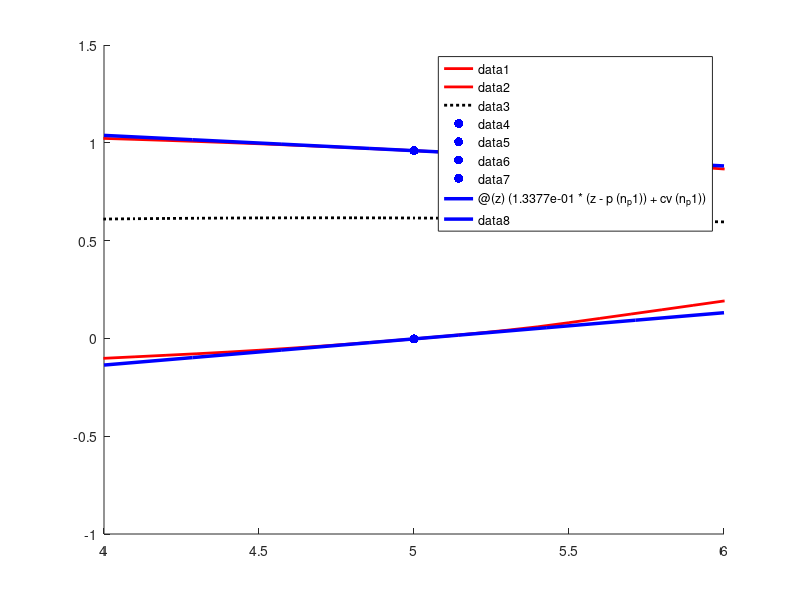

MATLAB code for this plot: (Note: this script raises an error after producing the figure.)
%% -----------------------------------------------------------------
 % Last Modified by Yulan Zhang
 % 2022/08/10
 %
 % This script plots the subtangent lines obtained from C++ implementation of adjoint subgradients
 % evalaution system.
 %
 % Example 3 for CACE paper
 % 
%% -----------------------------------------------------------------
% Import data generated in C++
cv = importdata('data_x2cv.txt');
cc = importdata('data_x2cc.txt');
x = importdata('data_x2.txt');
p = linspace(-6.5,6.5,length(cv));

p_i1 = 5.0;
n_p1 = find(abs(p-p_i1) < 1e-12);
xcci1 = cc(n_p1);
xcvi1= cv(n_p1);

p_i2 = -3.0;
n_p2 = find(abs(p-p_i2) < 1e-12);
xcci2 = cc(n_p2);
xcvi2= cv(n_p2);


% Compute the subtangent line at p1 = -3.0, p2 = 0.5 using finite difference approximation
dP = gradient(p);
dxcv = gradient(cv);
xcv1 = interp1(p, cv, p_i1);
dP1 = interp1(p, dP, p_i1);
dxcv1 = interp1(p, dxcv, p_i1);
Slope_cv_1 = dxcv1/dP1;
YIntercept_cv_1 = xcv1 - Slope_cv_1 * p_i1;
XIntercept_cv_1 = -YIntercept_cv_1 / Slope_cv_1;

dxcc = gradient(cc);
xcc1 = interp1(p, cc, p_i1);
dP1 = interp1(p, dP, p_i1);
dxcc1 = interp1(p, dxcc, p_i1);
Slope_cc_1 = dxcc1/dP1;
YIntercept_cc_1 = xcc1 - Slope_cc_1 * p_i1;
XIntercept_cc_1 = -YIntercept_cc_1 / Slope_cc_1;

% Compute the subtangent line at p1 = 5.0, p2 = 0.5 using finite difference approximation
dP = gradient(p);
dxcv = gradient(cv);
xcv2 = interp1(p, cv, p_i2);
dP2 = interp1(p, dP, p_i2);
dxcv2 = interp1(p, dxcv, p_i2);
Slope_cv_2 = dxcv2/dP2;
YIntercept_cv_2 = xcv2 - Slope_cv_2 * p_i2;
XIntercept_cv_2 = -YIntercept_cv_2 / Slope_cv_2;

dxcc = gradient(cc);
xcc2 = interp1(p, cc, p_i2);
dP2 = interp1(p, dP, p_i2);
dxcc2 = interp1(p, dxcc, p_i2);
Slope_cc_2 = dxcc2/dP2;
YIntercept_cc_2 = xcc2 - Slope_cc_2 * p_i2;
XIntercept_cc_2 = -YIntercept_cc_2 / Slope_cc_2;


% Plot
figure(1)
hold on;
plot(p,cv,'-r', 'LineWidth', 2.0);
plot(p,cc,'-r', 'LineWidth', 2.0);
plot(p,x,'black:', 'LineWidth', 2.0);
plot(p_i1, xcvi1,'.b','MarkerSize',20)
plot(p_i1, xcci1, '.b','MarkerSize',20)
plot(p_i2, xcvi2,'.b','MarkerSize',20)
plot(p_i2, xcci2, '.b','MarkerSize',20)

len1 = 1.0;
len2 = 2.0;

fplot(@(z) (1.3377e-01*(z-p(n_p1))+ cv(n_p1)),[p(n_p1)-len1,p(n_p1)+len1],'b', 'LineWidth',2.5)
fplot(@(z) (-7.8097e-02*(z-p(n_p1))+ cc(n_p1)),[p(n_p1)-len1,p(n_p1)+len1],'b', 'LineWidth',2.5)
fplot(@(z) ( Slope_cv_1*(z-p(n_p1))+ cv(n_p1)),[p(n_p1)-len2,p(n_p1)+len2],':', 'color', '#EDB120','LineWidth', 2.0)
fplot(@(z) ( Slope_cc_1*(z-p(n_p1))+ cc(n_p1)),[p(n_p1)-len2,p(n_p1)+len2],':', 'color', '#EDB120','LineWidth', 2.0)


fplot(@(z) ( 2.6529e-02*(z-p(n_p2))+ cv(n_p2)),[p(n_p2)-len1,p(n_p2)+len1],'b', 'LineWidth',2.5)
fplot(@(z) ( 1.4846e-01*(z-p(n_p2))+ cc(n_p2)),[p(n_p2)-len1,p(n_p2)+len1],'b', 'LineWidth',2.5)
fplot(@(z) ( Slope_cv_2*(z-p(n_p2))+ cv(n_p2)),[p(n_p2)-len2,p(n_p2)+len2],':', 'color', '#EDB120','LineWidth', 2.0)
fplot(@(z) ( Slope_cc_2*(z-p(n_p2))+ cc(n_p2)),[p(n_p2)-len2,p(n_p2)+len2],':', 'color', '#EDB120','LineWidth', 2.0)

grid
xlim([-6.5,6.5])
xlabel('p_1');
ylabel('x_2');
set(gca,'linewidth',1.3)
set(gca,'FontSize',15)
box on 
hold off

